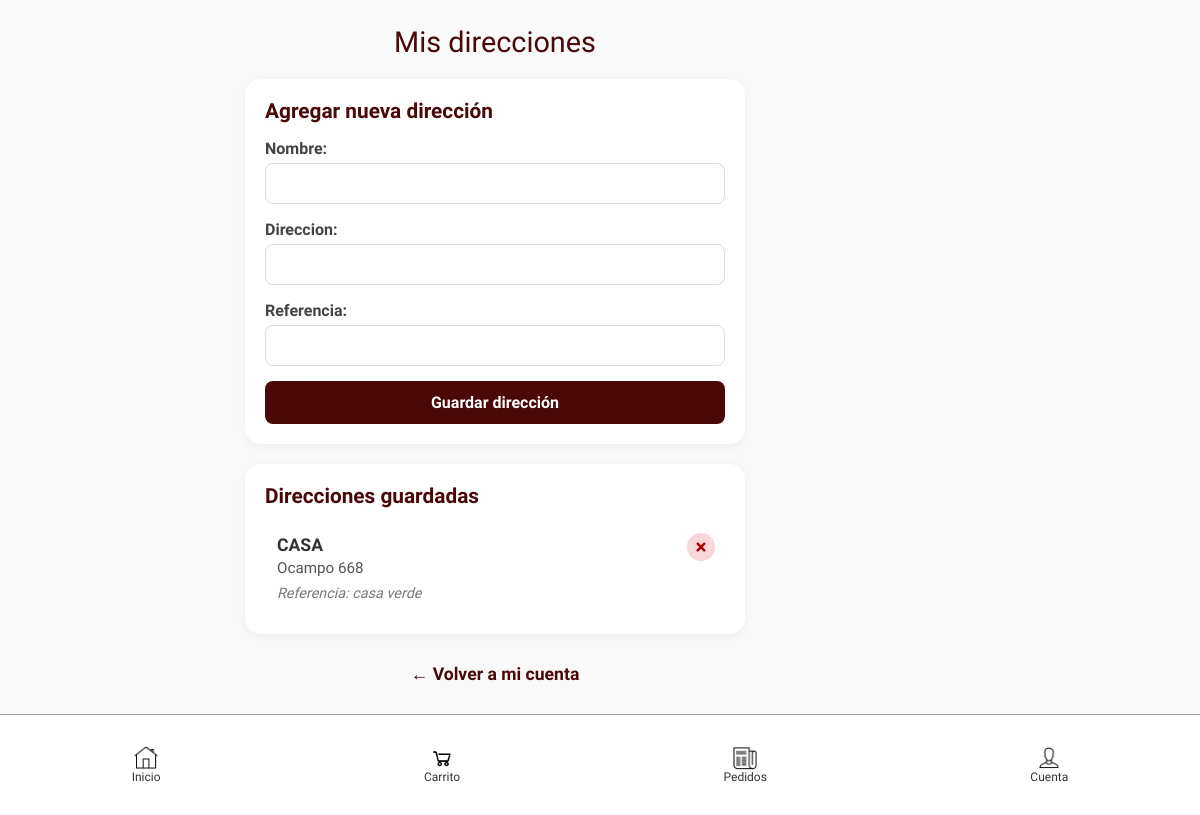
Before: /direcciones/ (signed in) with the older database file.
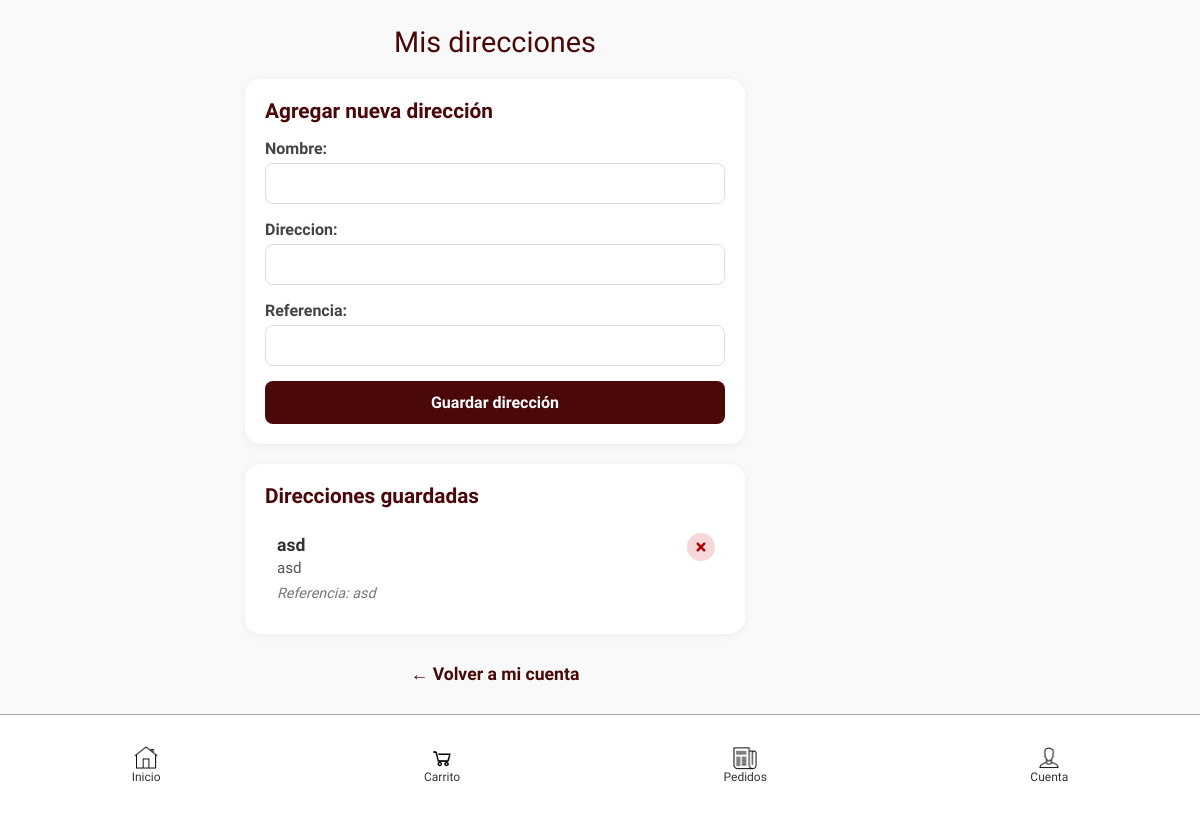
After: the same page with the newer database file.
### mi_app/models.py (models this page shows, shortened)
class Direccion(models.Model):
    cliente = models.ForeignKey(Cliente, on_delete=models.CASCADE, related_name='direcciones')
    nombre = models.CharField(max_length=100, help_text="Ej: Casa, Trabajo, etc.")
    direccion = models.CharField(max_length=200)
    referencia = models.CharField(max_length=200, blank=True)

class DireccionCliente(models.Model):
    usuario = models.ForeignKey(settings.AUTH_USER_MODEL, on_delete=models.CASCADE, related_name='direcciones_cliente')
    nombre = models.CharField(max_length=100)  # Ej: "Casa", "Trabajo"
    direccion = models.TextField()
    referencia = models.TextField(blank=True, null=True)

### mi_app/views/cliente.py (the view)
# urls.py: path('direcciones/', views_cliente.mis_direcciones, name='mis_direcciones'),
@login_required
def mis_direcciones(request):
    if request.method == 'POST':
        form = DireccionForm(request.POST)
        if form.is_valid():
            direccion = form.save(commit=False)
            if form.Meta.model == DireccionCliente:
                direccion.usuario = request.user
            elif form.Meta.model == Direccion:
                direccion.cliente = request.user
            direccion.save()
            messages.success(request, "Dirección guardada correctamente")
            return redirect('mis_direcciones')
    else:
        form = DireccionForm()
    direcciones_cliente = list(DireccionCliente.objects.filter(usuario=request.user))
    direcciones_antiguas = list(Direccion.objects.filter(cliente=request.user))
    todas_direcciones = direcciones_cliente + direcciones_antiguas
    return render(request, 'cliente/mis_direcciones.html', {
        'direcciones': todas_direcciones,
        'form': form
    })

### mi_app/forms.py
class DireccionForm(forms.ModelForm):
    class Meta:
        model = DireccionCliente
        fields = ['nombre', 'direccion', 'referencia']
        widgets = {
            'direccion': forms.TextInput(attrs={'class': 'form-control'}),
            'referencia': forms.TextInput(attrs={'class': 'form-control'}),
        }

### mi_app/templates/cliente/mis_direcciones.html (shortened to what this page needs)
{% extends "base.html" %}
{% load static %}
{% block content %}
<link rel="stylesheet" href="{% static 'css/mis_direcciones.css' %}">
<div class="direcciones-container">
    <h2>Mis direcciones</h2>
    <div class="direcciones-card">
        <h3>Agregar nueva dirección</h3>
        <form method="post" class="form-direccion">
            {{ form.as_p }}
            <button type="submit" class="btn-guardar">Guardar dirección</button>
        </form>
    </div>
    <div class="direcciones-card">
        <h3>Direcciones guardadas</h3>
        {% if direcciones %}
            <ul class="direcciones-lista">
            {% for direccion in direcciones %}
                <li class="direccion-item">
                    <div class="direccion-detalles">
                        <strong class="direccion-nombre">{{ direccion.nombre }}</strong>
                        <p class="direccion-texto">{{ direccion.direccion }}</p>
                        {% if direccion.referencia %}
                            <p class="direccion-referencia">Referencia: {{ direccion.referencia }}</p>
                        {% endif %}
                    </div>
                    <button class="btn-borrar" onclick="confirmarBorrado({{ direccion.id }})">×</button>
                </li>
            {% endfor %}
            </ul>
        {% else %}
            <p class="no-direcciones">No tienes direcciones guardadas.</p>
        {% endif %}
    </div>
    <a href="{% url 'mi_cuenta' %}" class="volver-link">
        ← Volver a mi cuenta
    </a>
</div>
{% endblock %}

Changed rows visible on the page:
removed Direccion: nombre "CASA", direccion "Ocampo 668", referencia "casa verde"
added DireccionCliente: nombre "asd", direccion "asd", referencia "asd"
